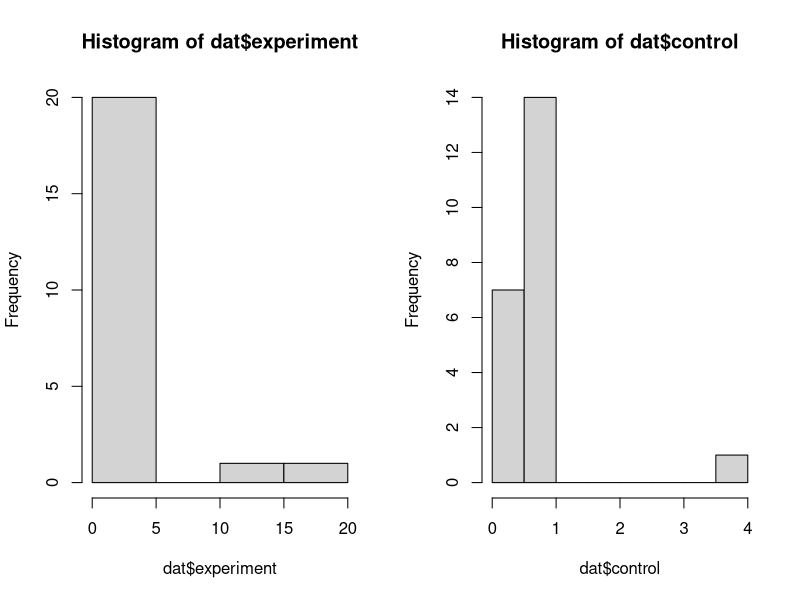
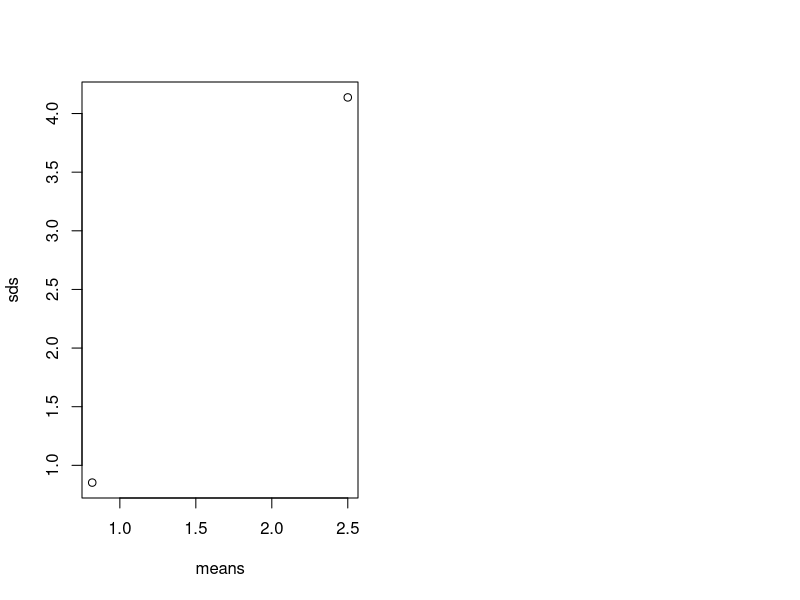

Recreate these plots in R, in order.
#(1)
dat = read.csv('data_files/hw4_q1.csv')
colnames(dat) = c('experiment', 'control')
par(mfrow=c(1,2))
hist(dat$experiment)
hist(dat$control)

#min, max, mean, median, quartiles for experimental distribution
summary(dat$experiment)
var(dat$experiment)

#min, max, mean, median, quartiles for control distribution
summary(dat$control)
var(dat$control)

#compare means and variances
means = c(mean(dat$experiment), mean(dat$control))
sds = c(sd(dat$experiment), sd(dat$control))
plot(means, sds)



#(2)
# From HW2 K = 30
# get probabilities for each value in distribution
iter = c(1:5)
for (i in iter) {
    iter[i] = (2*i)/30
}
print(paste('Probabilities of each value: ',iter))

# multiply values by their probabilities
dist = c(1:5)* iter

#mean is the sum of each value times its probability
print(paste('mean of distribution: ',sum(dist)))

# variance is the sum of squared distance of each value from the mean times its probability
vals = rep(0,5)
for (val in c(1:5)){
    sqrd_d_from_mean = ((val - dist[val])^2) * iter[val]
    vals[val] = sqrd_d_from_mean
}
print(paste('variance of distribution: ', sum(vals)/5))


# sample 16 times from distribution and calculate mean and variance of sample
samp_means = rep(0,100)
samp_vars = rep(0,100)
n = 16

for (samp in 1:100){
    new_sample = (sample(c(1:5),n, prob = iter, replace = T))
    samp_means[samp] = mean(new_sample)
    samp_vars[samp] = var(new_sample) #(sd(new_sample)^2) / sqrt(n)
}
print(paste('mean of sample: ', mean(samp_means)))
print(paste('variance of sample: ', mean(samp_vars)))



#(3)
#answers in latex. Available in notebook and hw4_prob3.png


#(4)
# to get value of 90th percentile
mean = 650
sd = 60
zval = qnorm(.9, mean, sd)
zval

#(5)
#Algebra in notebook